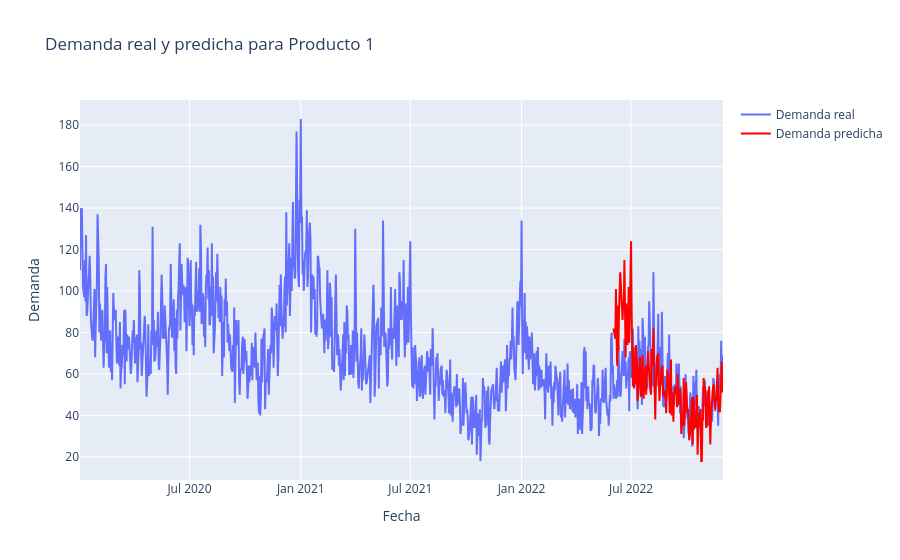

Source (notebook cell):
### Code cell
product_id = 1
df = demanda[demanda["id_producto"] == product_id].copy()
df_test = get_base_prediction(demanda, product_id, TRAIN_TEST_CUTOFF_DATE)

fig = go.Figure()
fig.add_trace(go.Scatter(x=df["date"], y=df["demanda"], name="Demanda real"))
fig.add_trace(
    go.Scatter(
        x=df_test["date"],
        y=df_test["yhat"],
        name="Demanda predicha",
        line=dict(color="red"),
    )
)

fig.update_layout(
    title=f"Demanda real y predicha para Producto {product_id}",
    xaxis_title="Fecha",
    yaxis_title="Demanda",
    showlegend=True,
)

fig.show()

rmse = root_mean_squared_error(df_test["demanda"], df_test["yhat"])
print(f"El RMSE para estos datos es de: {rmse}")

### Figure 1 — Plotly figure (JSON) as saved in the notebook; plotly's stock layout.template omitted (floating-point values rounded to 4 significant figures; data arrays with more than 128 entries replaced by an {"elided": "..."} marker saying what was removed)
{"data": [{"name": "Demanda real", "type": "scatter", "x": {"elided": "1010 str values"}, "y": {"elided": "1010 int values"}}, {"line": {"color": "red"}, "name": "Demanda predicha", "type": "scatter", "x": {"elided": "169 str values"}, "y": {"elided": "169 int values"}}], "layout": {"showlegend": true, "title": {"text": "Demanda real y predicha para Producto 1"}, "xaxis": {"title": {"text": "Fecha"}}, "yaxis": {"title": {"text": "Demanda"}}}}
